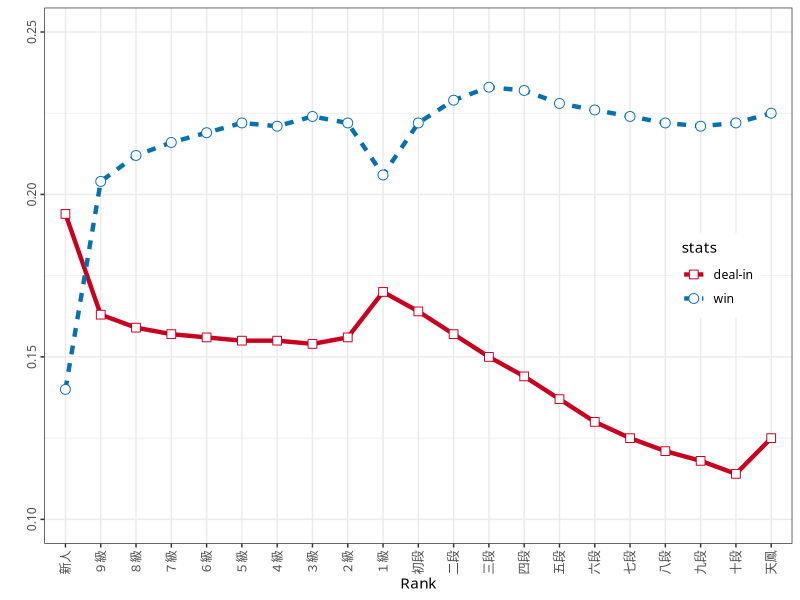
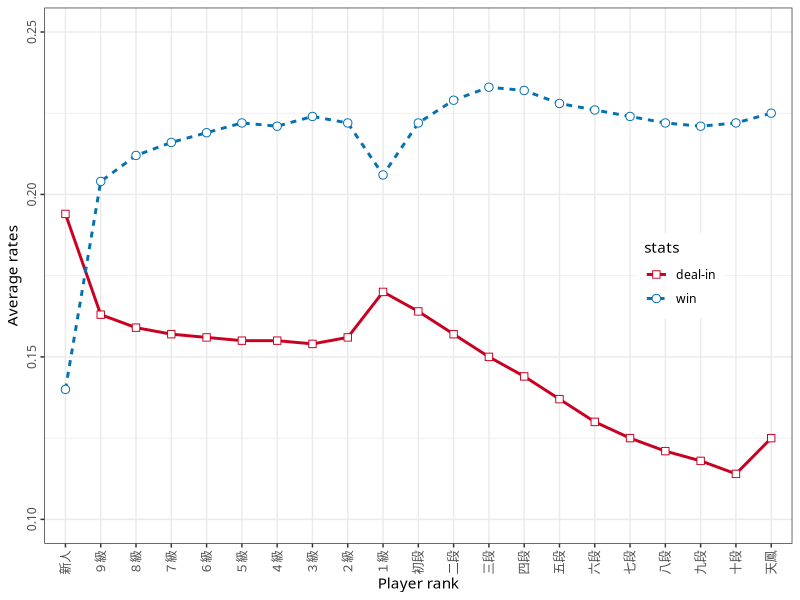
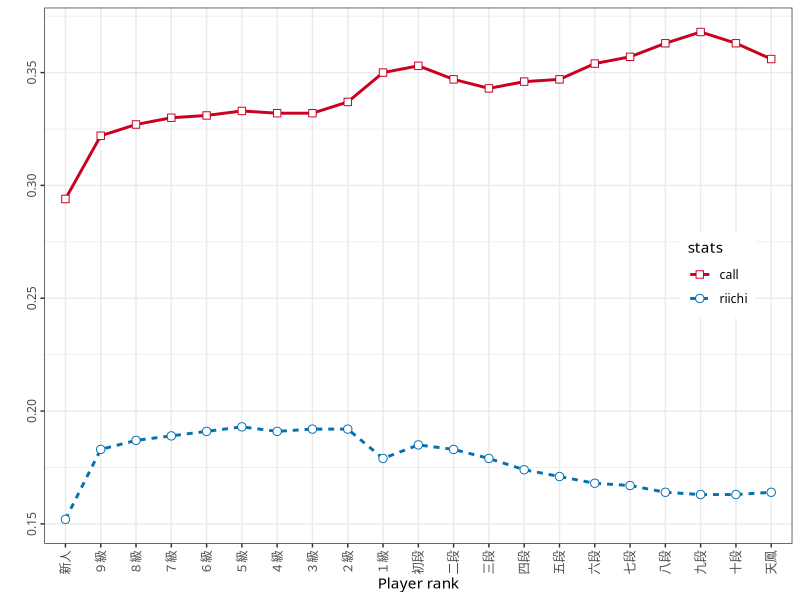

Recreate these plots in R, in order.
##-------------------------------------------------------------------------
## R code for graphics in Riichi Book
## Author: Daina Chiba
## Last modified: 2017-04-01
##-------------------------------------------------------------------------

library(foreign)
library(ggplot2)

old <- theme_set(theme_bw(base_family="HiraKakuProN-W3"))

# data
dat <- read.dta("ratestats2015-12.dta")
dat $ rank <- ordered(dat $ rank, levels = 
    c("新人", "９級", "８級", "７級", "６級", "５級", "４級", "３級", 
      "２級", "１級", "初段", "二段", "三段", "四段", "五段", "六段", 
      "七段", "八段", "九段", "十段", "天鳳"))

colnames(dat)[colnames(dat)=="deal_in"] <- "deal-in"

dat.1 <- dat[c("rank", "win")]
dat.2 <- dat[c("rank", "deal-in")]
dat.3 <- dat[c("rank", "call")]
dat.4 <- dat[c("rank", "riichi")]

names(dat.1)[names(dat.1)=="win"] <- "rate"
dat.1 $ stats <- "win"
dat.1 $ graph <- "Win / Deal-in"
names(dat.2)[names(dat.2)=="deal-in"] <- "rate"
dat.2 $ stats <- "deal-in"
dat.2 $ graph <- "Win / Deal-in"
names(dat.3)[names(dat.3)=="call"] <- "rate"
dat.3 $ stats <- "call"
dat.3 $ graph <- "Call / Riichi"
names(dat.4)[names(dat.4)=="riichi"] <- "rate"
dat.4 $ stats <- "riichi"
dat.4 $ graph <- "Call / Riichi"

dat.wf <- rbind(dat.1, dat.2)
dat.cr <- rbind(dat.3, dat.4)

dat.wf $ rank <- ordered(dat.wf $ rank, levels = 
    c("新人", "９級", "８級", "７級", "６級", "５級", "４級", "３級", 
      "２級", "１級", "初段", "二段", "三段", "四段", "五段", "六段", 
      "七段", "八段", "九段", "十段", "天鳳"))
dat.cr $ rank <- ordered(dat.cr $ rank, levels = 
    c("新人", "９級", "８級", "７級", "６級", "５級", "４級", "３級", 
      "２級", "１級", "初段", "二段", "三段", "四段", "五段", "六段", 
      "七段", "八段", "九段", "十段", "天鳳"))


cbgFillPalette <- scale_colour_manual(values=c("#ca0020", "#0571b0"))
# red <- "#ca0020"; blue <- "#0571b0"; green <- "#4daf4a"

# Graphical summary (overall)
g <- ggplot(data = dat.wf, 
  aes(x = rank, y = rate, group = stats, shape = stats, colour = stats))
g <- g + geom_line(aes(linetype = stats), size = 1.5)
g <- g + geom_point(size=3, fill="white") + expand_limits(y=c(.1, .25)) + 
  scale_shape_manual(name = "stats", values=c(22,21)) + 
  scale_linetype_discrete(name="stats") + xlab("Rank") + ylab("rate")
g <- g + theme(legend.position=c(.9, .5)) + cbgFillPalette + 
  theme(axis.text.x = element_text(angle = 90, vjust = .5)) + 
  theme(axis.text.y = element_text(angle = 90, hjust = .5))
g <- g + scale_y_continuous(name="")
g


## Graph 1: win vs deal-in rates

quartz(type="pdf", file="stats_wd.pdf", width = 4.8, height = 4.2)
theme_set(theme_bw(base_family="HiraKakuProN-W3"))
g <- ggplot(data = dat.wf, 
  aes(x = rank, y = rate, group = stats, shape = stats, colour = stats))
g <- g + geom_line(aes(linetype = stats), size = 1)
g <- g + geom_point(size=2.5, fill="white") + expand_limits(y=c(.1, .25)) + 
  scale_shape_manual(name = "stats", values=c(22,21)) + 
  scale_linetype_discrete(name="stats") + xlab("Player rank") + ylab("Average rates")
g <- g + theme(legend.position=c(.85, .5)) + cbgFillPalette + 
  theme(axis.text.x = element_text(angle = 90, vjust = .5)) + 
  theme(axis.text.y = element_text(angle = 90, hjust = .5))
g
dev.off()

quartz(type="pdf", file="stats_cr.pdf", width = 4.8, height = 4.2)
theme_set(theme_bw(base_family="HiraKakuProN-W3"))
g <- ggplot(data = dat.cr, 
  aes(x = rank, y = rate, group = stats, shape = stats, colour = stats))
g <- g + geom_line(aes(linetype = stats), size = 1)
g <- g + geom_point(size=2.5, fill="white")  + 
  scale_shape_manual(name = "stats", values=c(22,21)) + 
  scale_linetype_discrete(name="stats") + xlab("Player rank") + ylab(" ")
g <- g + theme(legend.position=c(.9, .5)) + cbgFillPalette + 
  theme(axis.text.x = element_text(angle = 90, vjust = .5)) + 
  theme(axis.text.y = element_text(angle = 90, hjust = .5))
g
dev.off()


